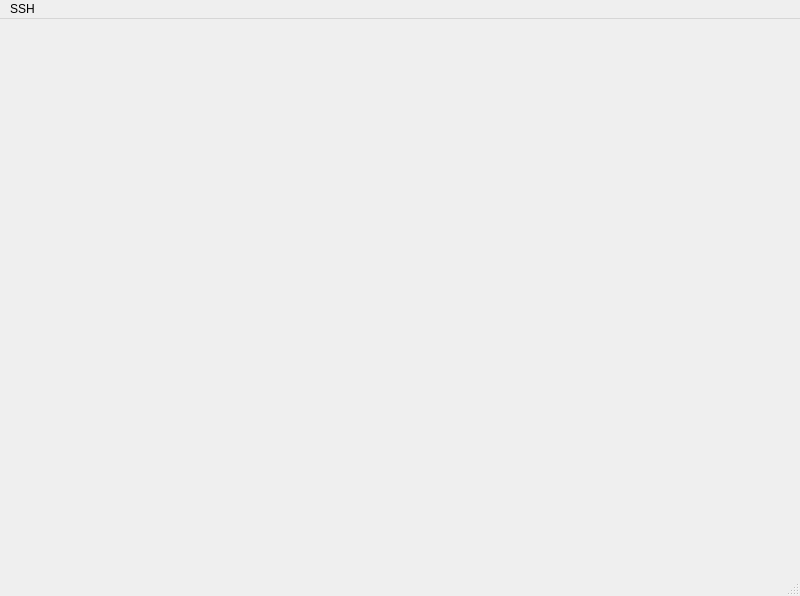
<?xml version="1.0" encoding="UTF-8"?>
<ui version="4.0">
 <class>MainWindow</class>
 <widget class="QMainWindow" name="MainWindow">
  <property name="geometry">
   <rect>
    <x>0</x>
    <y>0</y>
    <width>800</width>
    <height>596</height>
   </rect>
  </property>
  <property name="windowTitle">
   <string>MainWindow</string>
  </property>
  <widget class="QWidget" name="centralwidget">
   <layout class="QHBoxLayout" name="horizontalLayout">
    <item>
     <layout class="QVBoxLayout" name="verticalLayout">
      <property name="spacing">
       <number>2</number>
      </property>
      <property name="leftMargin">
       <number>0</number>
      </property>
      <property name="topMargin">
       <number>0</number>
      </property>
     </layout>
    </item>
   </layout>
  </widget>
  <widget class="QMenuBar" name="menubar">
   <property name="geometry">
    <rect>
     <x>0</x>
     <y>0</y>
     <width>800</width>
     <height>25</height>
    </rect>
   </property>
   <widget class="QMenu" name="menuSSH">
    <property name="title">
     <string>SSH</string>
    </property>
    <addaction name="actionConnect"/>
    <addaction name="actionExit"/>
   </widget>
   <addaction name="menuSSH"/>
  </widget>
  <widget class="QStatusBar" name="statusbar"/>
  <action name="actionConnect">
   <property name="text">
    <string>Connecting to ...</string>
   </property>
  </action>
  <action name="actionExit">
   <property name="text">
    <string>Exit</string>
   </property>
  </action>
 </widget>
 <resources/>
 <connections/>
</ui>
